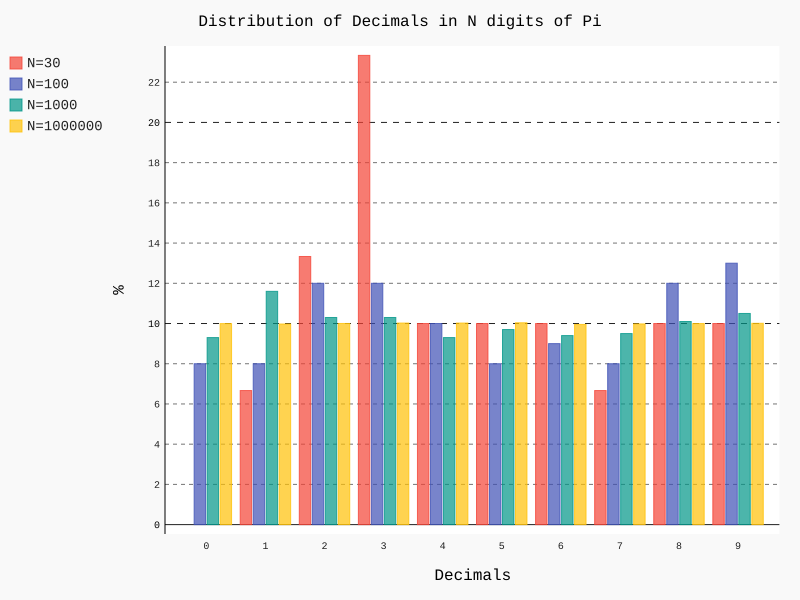

Source code (Python):
from jonmodule import Sub_in_main as sbm 
from jonmodule import strconvert
import pygal



filenames = ['pi_1000000.txt', 'pi_1000.txt', 'pi_100.txt', 'pi_30.txt' ]
#filenames = ['pi_100.txt', 'pi_30.txt' ]
filenames = list(reversed(filenames))
len_filenames = len(filenames)
lines =  [''] * len_filenames
pi_str = [''] * len_filenames
 


for n in range( len_filenames ):
	with open(filenames[n]) as f:
		lines[n] = f.readlines()
	pi_str[n] = strconvert(lines[n])[0:1] + strconvert(lines[n])[2:-1] 

# NOTE: below n = 0, 1, 2 indexes the three lengths of Pi being considered, and  
# x = 0, 1, 2, ..., 9 are the input values to be plotted against. E.g. x vs. F_n(x).

domain = range(0,10)

#Defines an array of Class Instantiations: CL[n][x]
CL = [ [] ] * len_filenames
for n in range(len_filenames):
	CL[n] = [ sbm(x, pi_str[n] ) for x in domain ]


#Defines an array of Methodized classes: freq[n][x]
freq = [ [] ] * len_filenames
for n in range(len_filenames):
	freq[n] = [ element.jcount() for element in CL[n] ]
	#freq[n] = [ CL[n][x].jcount() for x in domain ]


norm_freq = [ [] ] * len_filenames
for n in range(len_filenames):
	norm_freq[n] = [ 100*element/sum(freq[n]) for element in freq[n] ]


# From their uses inside the for loops AT a given n: CL[n], freq[n] and norm_freq[n] 
# are actually a 'list' of numbers, F_n <-> [ F_n(0), F_n(1), ..., F_n(9)) ] :

'''
print( len( V[0] ) )
print( len( V[1] ) )
print( len( V[2] ) )

print( len(freq[0]) )
print( len(freq[1]) )
print( len(freq[2]) )

print( len(norm_freq[0]) )
print( len(norm_freq[1]) )
print( len(norm_freq[2]) )
'''

# MATH ASIDE:
# A function over a continuous-valued domain can be thought of as an infinite discrete list,
# as the discrete values 'get closer' or as you 'zoom out'.

hist = pygal.Bar()
for n in range(len_filenames):
	hist.add('N='+ str( len(pi_str[n]) ), norm_freq[n])

hist.x_labels  = list(domain)
hist.x_title = " Decimals"
hist.y_title = "%"
hist.title = "Distribution of Decimals in N digits of Pi"

svg_file_name = hist.title.replace(' ','_')


hist.render_to_file( str(svg_file_name) +'.svg')
#xlabel_list = list(R)
